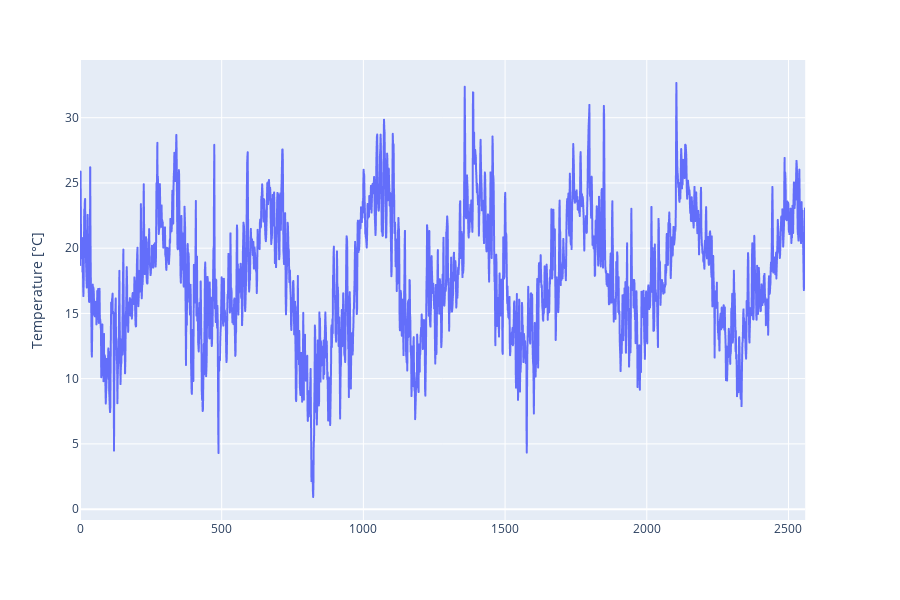

Source (notebook cell):
### Code cell
# plot temperature
fig = px.line(daily_avg_df, y="Temperature [°C]")
fig.show()

### Figure 1 — Plotly figure (JSON) as saved in the notebook; plotly's stock layout.template omitted (floating-point values rounded to 4 significant figures; data arrays with more than 128 entries replaced by an {"elided": "..."} marker saying what was removed)
{"data": [{"hoverlabel": {"namelength": 0}, "hovertemplate": "Temperature [°C]=%{y}", "legendgroup": "", "line": {"color": "#636efa", "dash": "solid"}, "mode": "lines", "name": "", "showlegend": false, "type": "scattergl", "xaxis": "x", "y": {"elided": "2560 float values"}, "yaxis": "y"}], "layout": {"height": 600, "legend": {"tracegroupgap": 0}, "margin": {"t": 60}, "xaxis": {"anchor": "y", "domain": [0, 0.98]}, "yaxis": {"anchor": "x", "domain": [0, 1], "title": {"text": "Temperature [°C]"}}}}
